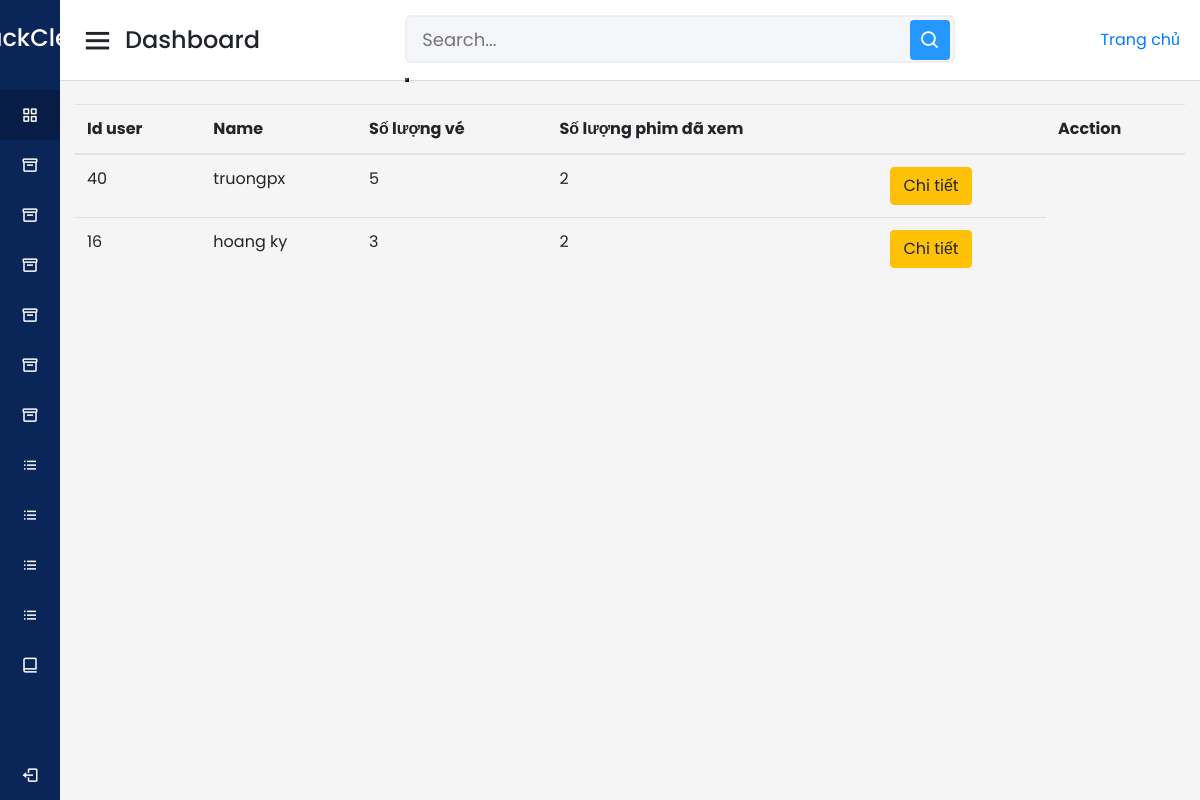
The page /admin/index.php?act=showve (signed in) on the database its author committed.
### tables this page shows
CREATE TABLE `vnpay` (
  `id_pay` int(11) NOT NULL,
  `id_user` int(11) NOT NULL,
  `id_do_an` int(11) DEFAULT NULL,
  `vnp_Amount` varchar(50) NOT NULL,
  `vnp_BankCode` varchar(50) NOT NULL,
  `vnp_BankTranNo` varchar(50) NOT NULL,
  `vnp_CardType` varchar(50) NOT NULL,
  `vnp_Orderinfo` varchar(50) NOT NULL,
  `vnp_PayDate` varchar(50) NOT NULL,
  `vnp_ResponseCode` varchar(50) NOT NULL,
  `vnp_TmnCode` varchar(50) NOT NULL,
  `vnp_TransactionNo` varchar(50) NOT NULL,
  `vnp_TransactionStatus` varchar(50) NOT NULL,
  `vnp_TxnRef` varchar(50) NOT NULL,
  `vnp_SecureHash` text NOT NULL
);

CREATE TABLE `user` (
  `id_user` int(11) NOT NULL,
  `email` text NOT NULL,
  `ho_ten` text NOT NULL,
  `so_dien_thoai` text NOT NULL,
  `dia_chi` text NOT NULL,
  `id_role` int(11) NOT NULL
);

### model/pdo.php (called while the page is built, shortened)
<?php
function pdo_get_connection(){
    $dburl = "mysql:host=localhost;dbname=duan1_fpoly_2023;charset=utf8";
    $username = 'root';
    $password = '';
    $conn = new PDO($dburl, $username, $password);
    $conn->setAttribute(PDO::ATTR_ERRMODE, PDO::ERRMODE_EXCEPTION);
    return $conn;
}
function pdo_query($sql){
    $sql_args = array_slice(func_get_args(), 1);
    try{
        $conn = pdo_get_connection();
        $stmt = $conn->prepare($sql);
        $stmt->execute($sql_args);
        $rows = $stmt->fetchAll();
        return $rows;
    }
    catch(PDOException $e){
        throw $e;
    }
    finally{
        unset($conn);
    }
}

### model/ve.php (called while the page is built, shortened)
<?php
function show_user_buy(){
    $sql = "select vnpay.*,count(ve.id_pay) 'so_luong_ve',user.*,count(distinct suat_chieu.id_phim) as 'so_phim_da_xem'
    from vnpay
    inner join ve on ve.id_pay = vnpay.id_pay
    inner join suat_chieu on suat_chieu.id_suat_chieu = ve.id_suat_chieu
    inner join user on user.id_user = vnpay.id_user
    group by user.id_user order by so_luong_ve desc
    ";
    $result = pdo_query($sql);
    return $result;
}
?>

### admin/ve/showuser.php (the view, shortened to what this page needs)
<section class="content">
        <div class="container-fluid">
          <table class="table">
            <thead>
              <tr>
              <th scope="col">Id user</th>
            <th scope="col">Name</th>
            <th scope="col">Số lượng vé</th>
            <th scope="col">Số lượng phim đã xem</th>
            <th scope="col"></th>
            <th scope="col">Acction</th>
              </tr>
            </thead>
            <tr>
            <?php
            extract($result);
    foreach ($result as  $row) {
    ?>
        <tr>
            <td><?php echo $row['id_user']; ?></td>
            <td><?php echo $row['ho_ten']; ?></td>
            <td><?php echo $row['so_luong_ve']; ?></td>
            <td><?php echo $row['so_phim_da_xem']; ?></td>
            <td>
            <a href="index.php?act=showuser&id_ve=<?php echo $row['id_user']; ?>"><button class="btn btn-warning">Chi tiết</button></a>
            </td>
        </tr>
    <?php
    }
    ?>
          </table>
        </div>
      </section>

### Assets/css/admin.css (style rules this page uses)
* { margin: 0; padding: 0; box-sizing: border-box; font-family: 'Poppins', sans-serif; }

### rows shown on the page
vnpay: id_user.id_user "40", id_user.ho_ten "truongpx", so_luong_ve "5", so_phim_da_xem "2"
vnpay: id_user.id_user "16", id_user.ho_ten "hoang ky", so_luong_ve "3", so_phim_da_xem "2"
